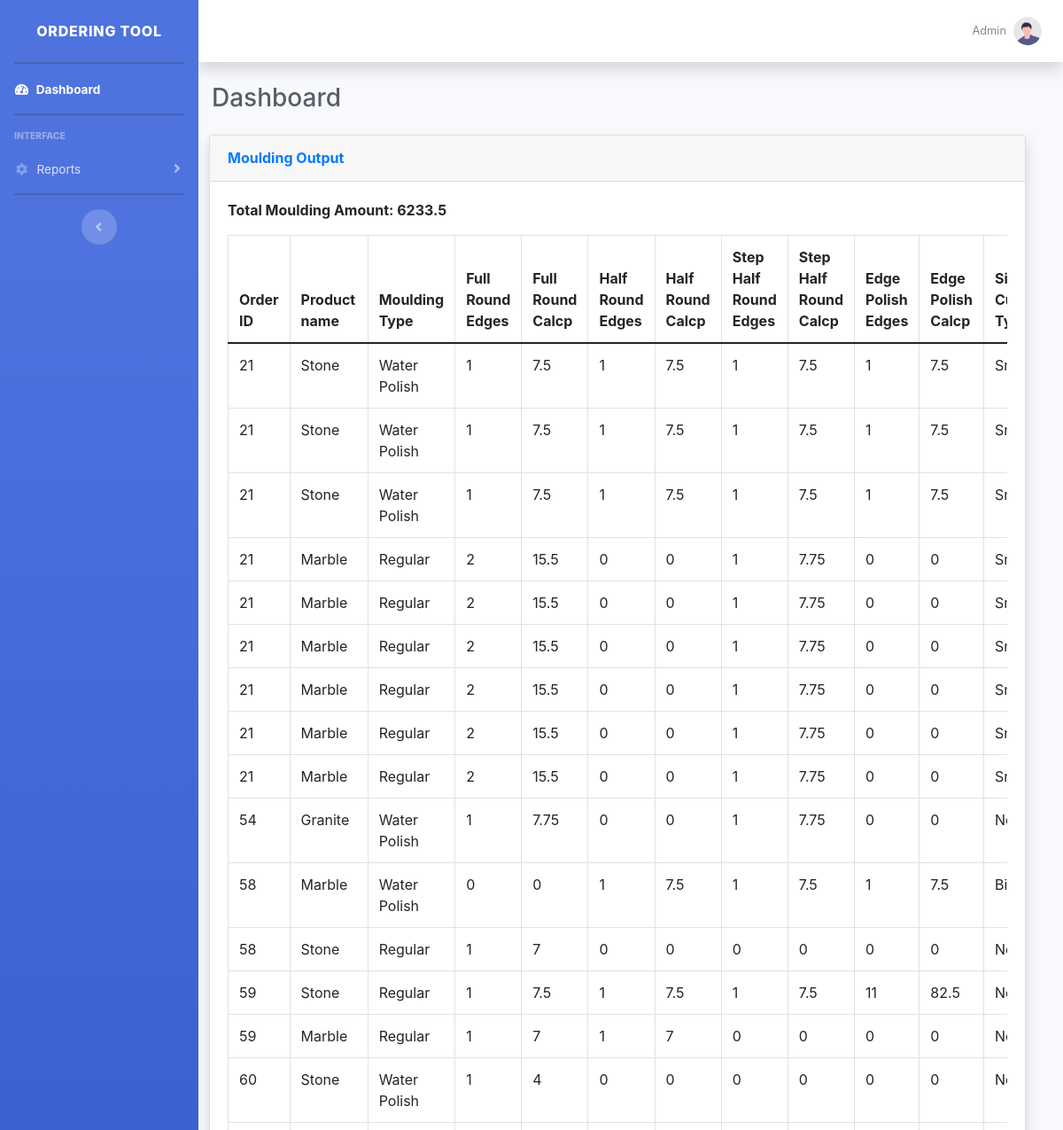
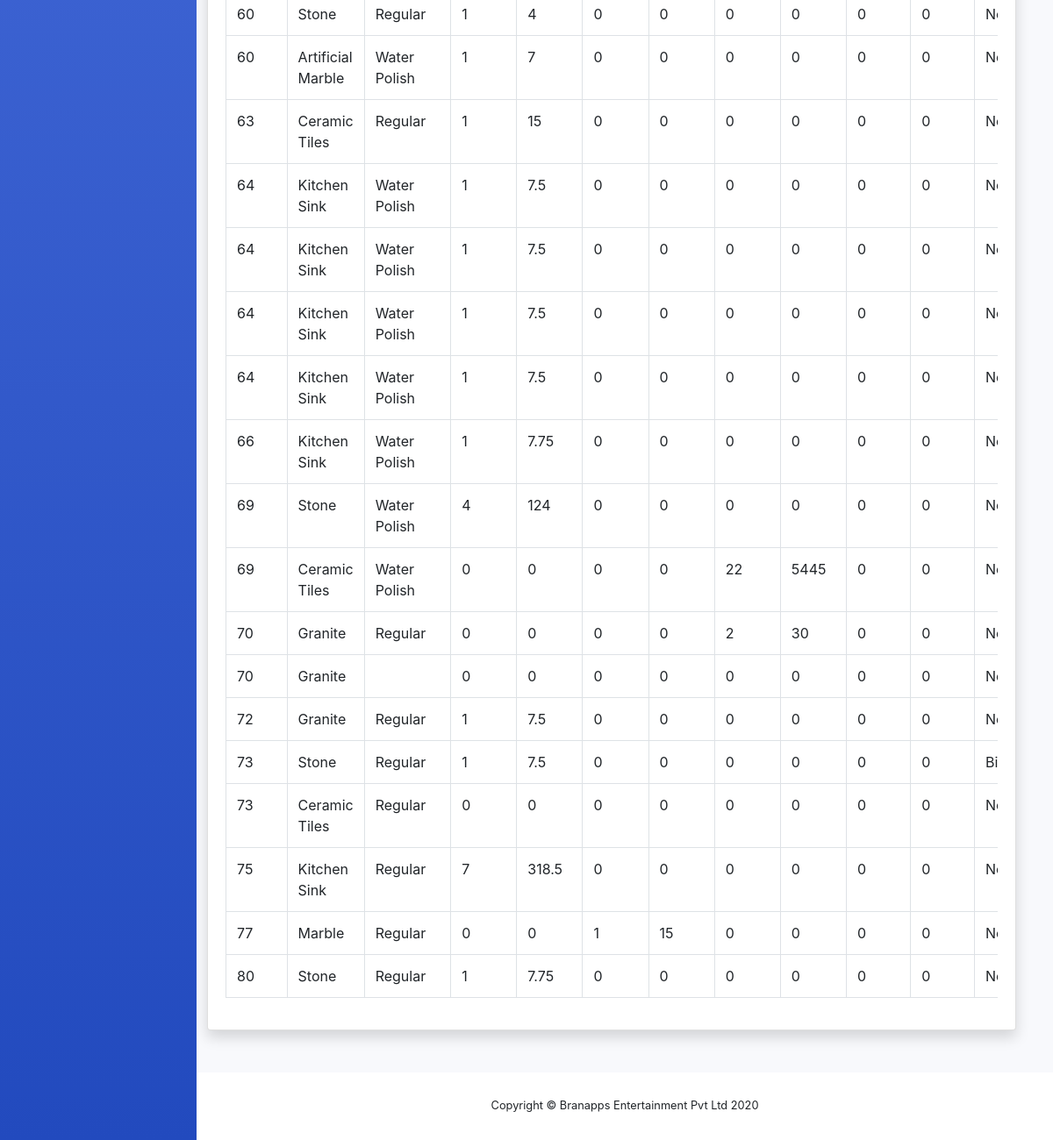
/MouldingOutput.php, run on the app's committed database (2 pictures, top to bottom).
### tables this page shows
CREATE TABLE `products` (
  `product_id` int(11) NOT NULL,
  `product_name` varchar(20) NOT NULL
);

### MouldingOutput.php (the view, shortened to what this page needs)
<!DOCTYPE html>
<html lang="en">
<head>
    <link href="vendor/fontawesome-free/css/all.min.css" rel="stylesheet" type="text/css">
    <link href="css/sb-admin-2.min.css" rel="stylesheet">
	<link href="vendor/datatables/dataTables.bootstrap4.min.css" rel="stylesheet">
     <link href="https://cdn.jsdelivr.net/npm/bootstrap@5.0.0-beta2/dist/css/bootstrap.min.css" rel="stylesheet">
      <link rel="stylesheet" href="https://stackpath.bootstrapcdn.com/bootstrap/4.5.1/css/bootstrap.min.css">
</head>
<body id="page-top">
    <div id="wrapper">
        <ul class="navbar-nav bg-gradient-primary sidebar sidebar-dark accordion" id="accordionSidebar">
            <a class="sidebar-brand d-flex align-items-center justify-content-center" href="index.php">
                <div class="sidebar-brand-text mx-3">Ordering Tool</div>
            </a>
            <hr class="sidebar-divider my-0">
            <li class="nav-item active">
                <a class="nav-link" href="index.php">
                    <i class="fas fa-fw fa-tachometer-alt"></i>
                    <span>Dashboard</span></a>
            </li>
            <hr class="sidebar-divider">
            <div class="sidebar-heading">
                Interface
            </div>
            <li class="nav-item">
                <a class="nav-link collapsed" href="#" data-toggle="collapse" data-target="#collapseTwo"
                    aria-expanded="true" aria-controls="collapseTwo">
                    <i class="fas fa-fw fa-cog"></i>
                    <span>Reports</span>
                </a>
            </li>
            <hr class="sidebar-divider d-none d-md-block">
            <div class="text-center d-none d-md-inline">
                <button class="rounded-circle border-0" id="sidebarToggle"></button>
            </div>
        </ul>
        <div id="content-wrapper" class="d-flex flex-column">
            <div id="content">
                <nav class="navbar navbar-expand navbar-light bg-white topbar mb-4 static-top shadow">
                    <ul class="navbar-nav ml-auto">
                        <li class="nav-item dropdown no-arrow">
                            <a class="nav-link dropdown-toggle" href="#" id="userDropdown" role="button"
                                data-toggle="dropdown" aria-haspopup="true" aria-expanded="false">
                                <span class="mr-2 d-none d-lg-inline text-gray-600 small">Admin</span>
                                <img class="img-profile rounded-circle"
                                    src="img/undraw_profile.svg">
                            </a>
                        </li>
                    </ul>
                </nav>
                <div class="container-fluid">
                    <div class="d-sm-flex align-items-center justify-content-between mb-4">
                        <h1 class="h3 mb-0 text-gray-800">Dashboard</h1>
                    </div>
                    <div class="row">
                    <div class="row">
					 <div class="col-xl-12 col-md-6 mb-4">
                    <div class="card shadow mb-4">
                         <div class="card-header py-3">
                            <h6 class="m-0 font-weight-bold text-primary">Moulding Output</h6>
                         </div>
                        <div class="card-body">
                            <div class="table-responsive">
                                <table class="table table-bordered" id="dataTable" width="100%" cellspacing="0">
                                    <thead>
                                        <tr>
                                              <th>Order ID</th>
                                              <th>Product name</th>
                                              <th>Moulding Type</th>
                                              <th>Full Round Edges</th>
                                              <th>Full Round Calcp</th>
                                              <th>Half Round Edges</th>
                                              <th>Half Round Calcp</th>
                                              <th>Step Half Round Edges</th>
                                              <th>Step Half Round Calcp</th>
                                              <th>Edge Polish Edges</th>
                                              <th>Edge Polish Calcp</th>
                                              <th>Sink Cutting Type</th>
                                        </tr>
                                    </thead>
                                    <tbody>
        <?php
             $db = mysqli_connect('localhost', 'root', '', 'inv');
             $strSQL="SELECT * from moulding_list,order_summary where moulding_list.order_id=order_summary.order_id AND order_summary.cancelled='No' ";
             $rs = mysqli_query($db, $strSQL);
             while( $row = mysqli_fetch_assoc($rs) )
             {
                $product_id = $row['product_id'];
                $getProdName="SELECT product_name from products WHERE product_id = '$product_id'";
                $nameResult = mysqli_query($db, $getProdName);
                $pname = mysqli_fetch_assoc($nameResult);
                  echo '<tr>';
                  echo '<td>'.$row['order_id'].'</td>';
                  echo '<td>'.$pname['product_name'].'</td>';
                  echo '<td>'.$row['MouldingType'].'</td>';
                  echo '<td>'.$row['FullRoundEdges'].'</td>';
                  echo '<td>'.$row['FullRoundCalcP'].'</td>';
                  echo '<td>'.$row['HalfRoundEdges'].'</td>';
                  echo '<td>'.$row['HalfRoundCalcP'].'</td>';
                  echo '<td>'.$row['StepHalfRoundEdges'].'</td>';
                  echo '<td>'.$row['StepHalfRoundCalcP'].'</td>';
                  echo '<td>'.$row['EdgePolishEdges'].'</td>';
                  echo '<td>'.$row['EdgePolishCalcP'].'</td>';
                  echo '<td>'.$row['SinkCuttingType'].'</td>';
                echo '</tr>';
             }
           ?>
            <div class="box">
<?php
             $db = mysqli_connect('localhost', 'root', '', 'inv');
             $result = "SELECT SUM(TotalMouldingPrice) AS total_moulding_amount  FROM moulding_list ";
            $rs = mysqli_query($db, $result);
              while( $row = mysqli_fetch_assoc($rs))
              {
                $total_moulding_amount=$row['total_moulding_amount'];
              }
 ?>
    <p style="font-weight: bold;">Total Moulding Amount:   <?php echo $total_moulding_amount;?> </p>
 </div>
                                    </tbody>
                                </table>
                            </div>
                        </div>
                    </div>
                </div>
            </div>
            <footer class="sticky-footer bg-white">
                <div class="container my-auto">
                    <div class="copyright text-center my-auto">
                        <span>Copyright &copy; Branapps Entertainment Pvt Ltd 2020</span>
                    </div>
                </div>
            </footer>
</div>
        </div>
    </div>
</body>
</html>

### MouldingOutput.php (style rules this page uses)
li { list-style: none; }

### data on the page
products: product_name "Stone"
products: product_name "Marble"
products: product_name "Granite"
products: product_name "Artificial Marble"
products: product_name "Ceramic Tiles"
products: product_name "Kitchen Sink"

### other printed values
$row['order_id'] "21"
$row['MouldingType'] "Water Polish"
$row['FullRoundEdges'] "1"
$row['FullRoundCalcP'] "7.5"
$row['HalfRoundEdges'] "1"
$row['HalfRoundCalcP'] "7.5"
$row['StepHalfRoundEdges'] "1"
$row['StepHalfRoundCalcP'] "7.5"
$row['EdgePolishEdges'] "1"
$row['EdgePolishCalcP'] "7.5"
$row['MouldingType'] "Regular"
$row['FullRoundEdges'] "2"
$row['FullRoundCalcP'] "15.5"
$row['HalfRoundEdges'] "0"
$row['HalfRoundCalcP'] "0"
